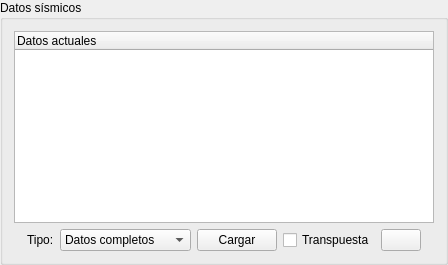
       <widget class="QGroupBox" name="inputGroupBox">
        <property name="title">
         <string>Datos sísmicos</string>
        </property>
        <layout class="QVBoxLayout" name="inputGroupBoxVLayout" stretch="0,0">
         <item>
          <widget class="QTreeWidget" name="dataTreeWidget">
           <column>
            <property name="text">
             <string>Datos actuales</string>
            </property>
           </column>
          </widget>
         </item>
         <item>
          <layout class="QHBoxLayout" name="inputHLayout">
           <item>
            <spacer name="loadHSpacer1">
             <property name="orientation">
              <enum>Qt::Horizontal</enum>
             </property>
             <property name="sizeHint" stdset="0">
              <size>
               <width>13</width>
               <height>20</height>
              </size>
             </property>
            </spacer>
           </item>
           <item>
            <widget class="QLabel" name="typeDataLabel">
             <property name="text">
              <string>Tipo:</string>
             </property>
            </widget>
           </item>
           <item>
            <widget class="QComboBox" name="dataComboBox">
             <item>
              <property name="text">
               <string>Datos completos</string>
              </property>
             </item>
             <item>
              <property name="text">
               <string>Datos incompletos</string>
              </property>
             </item>
            </widget>
           </item>
           <item>
            <widget class="QPushButton" name="loadPushButton">
             <property name="text">
              <string>Cargar</string>
             </property>
            </widget>
           </item>
           <item>
            <widget class="QCheckBox" name="TransposeCheckBox">
             <property name="text">
              <string>Transpuesta</string>
             </property>
            </widget>
           </item>
           <item>
            <widget class="QPushButton" name="clearDataPushButton">
             <property name="text">
              <string/>
             </property>
             <property name="icon">
              <iconset>
               <normaloff>assets/icons/stop.png</normaloff>assets/icons/stop.png</iconset>
             </property>
            </widget>
           </item>
           <item>
            <spacer name="loadHSpacer2">
             <property name="orientation">
              <enum>Qt::Horizontal</enum>
             </property>
             <property name="sizeHint" stdset="0">
              <size>
               <width>13</width>
               <height>20</height>
              </size>
             </property>
            </spacer>
           </item>
          </layout>
         </item>
        </layout>
       </widget>
